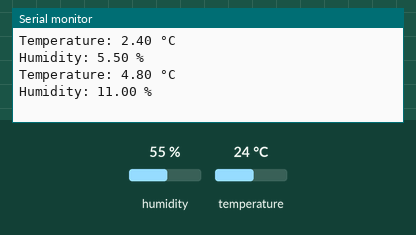
The sketch below on a simulated Arduino Uno, built with avr-gcc and run on an emulated ATmega328P. Shown: the last lines printed to the serial monitor. Inputs (shaded band) come from the test bench; at power-on: humidity 55 %, temperature 24 °C.

Above: at 2.8 s.
2.9 s: humidity set to 22 %
At 5.3 s:
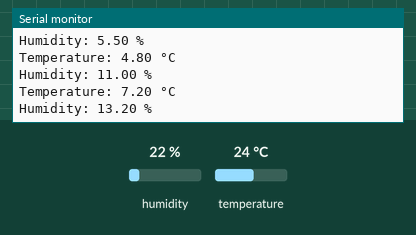
5.6 s: temperature set to 12 °C
At 6.8 s:
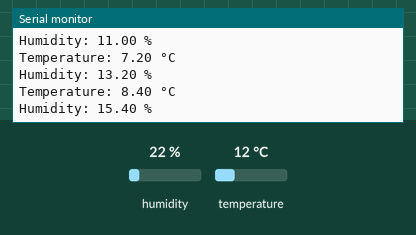
8.3 s: humidity set to 40 %
At 8.3 s:
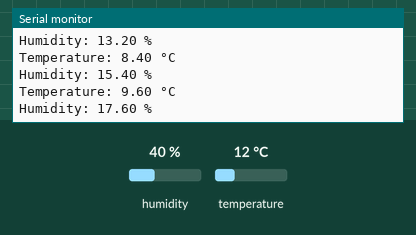

Measured:
- after the input at 2.9 s, the serial monitor: prints a new line after 1.2 s (image 1)
- after the input at 5.6 s, the serial monitor: prints a new line after 0.50 s (image 2)

The sketch:

DHT11.ino
```cpp
#include "DHT.h"

// Define the pin where the DHT11 data pin is connected
#define DHTPIN 14

// Define the type of DHT sensor
#define DHTTYPE DHT11

// Initialize the DHT sensor
DHT dht(DHTPIN, DHTTYPE);

// Number of readings to average
#define NUM_READINGS 10

// Arrays to store temperature and humidity readings
float temperatureReadings[NUM_READINGS];
float humidityReadings[NUM_READINGS];
int readIndex = 0;
float totalTemp = 0;
float totalHumidity = 0;
float averageTemp = 0;
float averageHumidity = 0;
float lastPrintedAverageTemp = 0;
float lastPrintedAverageHumidity = 0;

void setup() {
  // Start serial communication
  Serial.begin(9600);

  // Start the DHT sensor
  dht.begin();

  // Initialize all readings to 0
  for (int i = 0; i < NUM_READINGS; i++) {
    temperatureReadings[i] = 0;
    humidityReadings[i] = 0;
  }
}

void loop() {
  // Read the temperature and humidity from the DHT11 sensor
  float temperature = dht.readTemperature();
  float humidity = dht.readHumidity();

  // Check if the readings are valid
  if (isnan(temperature) || isnan(humidity)) {
    Serial.println("Failed to read from DHT sensor!");
    return;
  }

  // Update temperature readings
  totalTemp -= temperatureReadings[readIndex];
  temperatureReadings[readIndex] = temperature;
  totalTemp += temperature;

  // Update humidity readings
  totalHumidity -= humidityReadings[readIndex];
  humidityReadings[readIndex] = humidity;
  totalHumidity += humidity;

  // Advance to the next index, wrapping around if necessary
  readIndex = (readIndex + 1) % NUM_READINGS;

  // Calculate the average temperature and humidity
  averageTemp = totalTemp / NUM_READINGS;
  averageHumidity = totalHumidity / NUM_READINGS;

  // Print the average temperature and humidity to the serial monitor if there is a change
  if (averageTemp != lastPrintedAverageTemp || averageHumidity != lastPrintedAverageHumidity) {
    Serial.print("Temperature: ");
    Serial.print(averageTemp);
    Serial.println(" °C");

    Serial.print("Humidity: ");
    Serial.print(averageHumidity);
    Serial.println(" %");

    lastPrintedAverageTemp = averageTemp;
    lastPrintedAverageHumidity = averageHumidity;
  }

  // Wait a few seconds before the next reading
  delay(2000);
}
```
